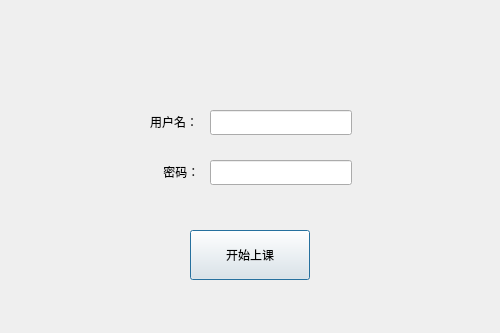
<?xml version="1.0" encoding="UTF-8"?>
<ui version="4.0">
 <class>Login</class>
 <widget class="QDialog" name="Login">
  <property name="geometry">
   <rect>
    <x>0</x>
    <y>0</y>
    <width>500</width>
    <height>333</height>
   </rect>
  </property>
  <property name="windowTitle">
   <string>登录界面</string>
  </property>
  <property name="styleSheet">
   <string notr="true"/>
  </property>
  <widget class="QPushButton" name="loginButton">
   <property name="geometry">
    <rect>
     <x>190</x>
     <y>230</y>
     <width>120</width>
     <height>50</height>
    </rect>
   </property>
   <property name="styleSheet">
    <string notr="true"/>
   </property>
   <property name="text">
    <string>开始上课</string>
   </property>
  </widget>
  <widget class="QLabel" name="userName">
   <property name="geometry">
    <rect>
     <x>150</x>
     <y>110</y>
     <width>60</width>
     <height>23</height>
    </rect>
   </property>
   <property name="styleSheet">
    <string notr="true"/>
   </property>
   <property name="text">
    <string>用户名：</string>
   </property>
  </widget>
  <widget class="QLabel" name="passwd">
   <property name="geometry">
    <rect>
     <x>150</x>
     <y>160</y>
     <width>60</width>
     <height>23</height>
    </rect>
   </property>
   <property name="styleSheet">
    <string notr="true"/>
   </property>
   <property name="text">
    <string>    密码：</string>
   </property>
  </widget>
  <widget class="QLineEdit" name="username">
   <property name="geometry">
    <rect>
     <x>210</x>
     <y>110</y>
     <width>142</width>
     <height>25</height>
    </rect>
   </property>
  </widget>
  <widget class="QLineEdit" name="pwd">
   <property name="geometry">
    <rect>
     <x>210</x>
     <y>160</y>
     <width>142</width>
     <height>25</height>
    </rect>
   </property>
  </widget>
 </widget>
 <resources/>
 <connections/>
</ui>
